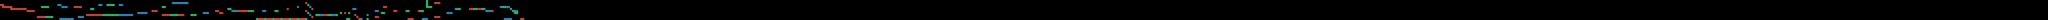

Rendered tile map (Tiled .tmx) drawn with the repository's tilesets; below, a short description and the map source with its tile grids summarised:
An orthogonal 1000x10 tile map with 32x32 px tiles, 3 tile layers (red, green, blue), 3 tilesets and 37 objects.

<map version="1.0" tiledversion="2017.07.25" orientation="orthogonal" renderorder="left-up" width="1000" height="10" tilewidth="32" tileheight="32" nextobjectid="98">
 <tileset firstgid="1" source="redBlock.tsx" />
 <tileset firstgid="2" source="greenBlock.tsx" />
 <tileset firstgid="3" source="blueBlock.tsx" />
 <layer name="red" width="1000" height="10">
  <data>[10000 cells, 108 non-empty, 3 distinct tile ids]</data>
 </layer>
 <layer name="green" width="1000" height="10">
  <data>[10000 cells, 80 non-empty, 1 distinct tile ids]</data>
 </layer>
 <layer name="blue" width="1000" height="10">
  <data>[10000 cells, 78 non-empty, 1 distinct tile ids]</data>
 </layer>
 <objectgroup name="spawnPoint">
  <object id="2" x="340" y="20">
   <ellipse />
  </object>
 </objectgroup>
 <objectgroup name="coins">
  <object id="4" x="6702" y="64.6667">
   <ellipse />
  </object>
  <object id="5" x="3649.33" y="146.667">
   <ellipse />
  </object>
  <object id="6" x="3873.33" y="146.667">
   <ellipse />
  </object>
  <object id="7" x="5265.33" y="208">
   <ellipse />
  </object>
  <object id="8" x="5646.67" y="269.333">
   <ellipse />
  </object>
  <object id="18" x="6721.33" y="64.6667">
   <ellipse />
  </object>
  <object id="19" x="6739.33" y="64.6667">
   <ellipse />
  </object>
  <object id="20" x="4818.67" y="45.3333">
   <ellipse />
  </object>
  <object id="21" x="5966.67" y="173.333">
   <ellipse />
  </object>
  <object id="22" x="6048" y="82.6667">
   <ellipse />
  </object>
  <object id="23" x="6593.33" y="190.667">
   <ellipse />
  </object>
  <object id="29" x="6837.33" y="229.333">
   <ellipse />
  </object>
  <object id="30" x="7104" y="113.333">
   <ellipse />
  </object>
  <object id="31" x="7457.33" y="113.333">
   <ellipse />
  </object>
  <object id="32" x="7592" y="142.667">
   <ellipse />
  </object>
  <object id="43" x="5551.33" y="146">
   <ellipse />
  </object>
  <object id="44" x="6624" y="256">
   <ellipse />
  </object>
  <object id="56" x="7904" y="192">
   <ellipse />
  </object>
  <object id="57" x="7936" y="256">
   <ellipse />
  </object>
  <object id="58" x="8080" y="177.333">
   <ellipse />
  </object>
  <object id="62" x="4885.33" y="236">
   <ellipse />
  </object>
  <object id="63" x="3484" y="174.667">
   <ellipse />
  </object>
  <object id="64" x="2592" y="64">
   <ellipse />
  </object>
  <object id="71" x="4656" y="77.3333">
   <ellipse />
  </object>
  <object id="72" x="4496" y="112">
   <ellipse />
  </object>
  <object id="74" x="1888" y="32">
   <ellipse />
  </object>
  <object id="75" x="1024" y="64">
   <ellipse />
  </object>
  <object id="77" x="1568" y="32">
   <ellipse />
  </object>
  <object id="78" x="704" y="64">
   <ellipse />
  </object>
  <object id="79" x="2048" y="192">
   <ellipse />
  </object>
  <object id="86" x="2720.67" y="14">
   <ellipse />
  </object>
  <object id="93" x="2784.67" y="15.3333">
   <ellipse />
  </object>
  <object id="94" x="2851.33" y="15.3333">
   <ellipse />
  </object>
  <object id="95" x="2913.33" y="14">
   <ellipse />
  </object>
  <object id="96" x="3008" y="128">
   <ellipse />
  </object>
  <object id="97" x="3040" y="192">
   <ellipse />
  </object>
 </objectgroup>
</map>
